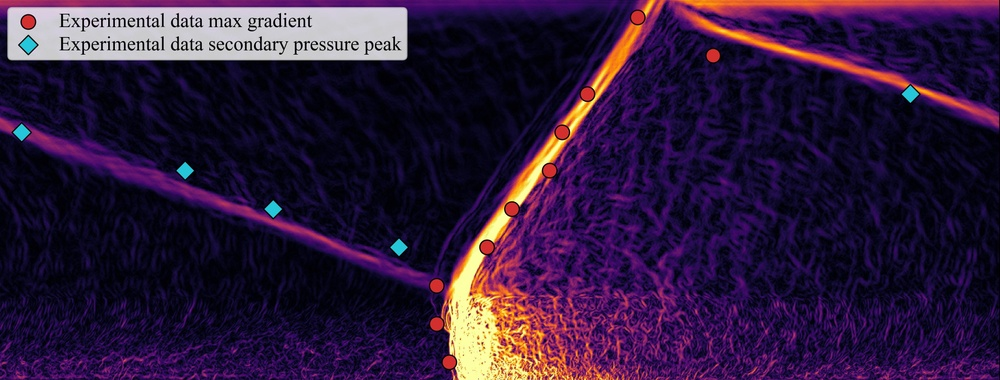
#> input picture Random/cropped.jpg, 1000 x 380 px, shrunk from 4213 x 1600 before the run
$ python -i Helper.py   (imports and definitions only)
#> lines starting #> are read from the running program, lines starting #| are printed output that depends on the picture; after the words box and inside, x2 and y2 are one past the last pixel; in counts of white or black regions, pixels touching at a corner belong together

import cv2
import h5py
import numpy as np
import scipy.io as sio


def window_cut_pressure_data(t_start, t_end, pressure_sensor_array, t):
    idx = np.where((t >= t_start) & (t <= t_end))

    return pressure_sensor_array[:13, idx[0]], pressure_sensor_array[13:, idx[0]], t[idx[0]]


def extract_matrix_from_jpg():
    # 1. Load your pre-cropped image
    image_path = 'Random/cropped.jpg'
    img = cv2.imread(image_path)
#> img is the input picture: shape (380, 1000, 3); mean B, G, R 58.7, 26.2, 46.9
    img_rgb = cv2.cvtColor(img, cv2.COLOR_BGR2RGB)

    # ---------------------------------------------------------
    # 2. MASK THE LEGEND BOX
    # ---------------------------------------------------------
    # Replace these with the coordinates of the legend box
    # *inside your newly cropped image*
    leg_x_top_left = 0       # How far from the left edge
    leg_y_top_left = 0       # How far from the top edge
    leg_x_bottom_right = 2000  # Right edge of the legend
    leg_y_bottom_right = 300  # Bottom edge of the legend

    # Create a blank mask and draw a solid white rectangle over the legend area
    legend_mask = np.zeros(img_rgb.shape[:2], dtype=np.uint8)
    cv2.rectangle(legend_mask, (leg_x_top_left, leg_y_top_left), (leg_x_bottom_right, leg_y_bottom_right), 255, -1)
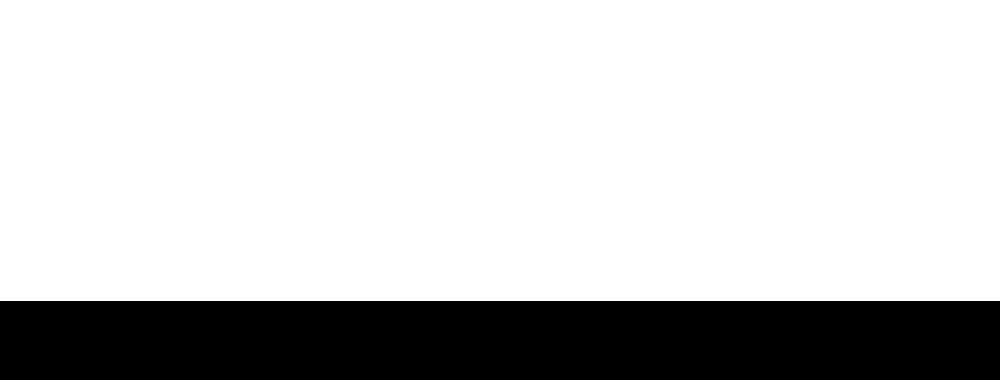
#> legend_mask: shape (380, 1000); 79.2% white; 1 black region, box (x1, y1, x2, y2) and area: (0, 301, 1000, 380) 79000

    # 3. Create masks for the Red and Cyan markers (for the rest of the image)
    lower_red = np.array([150, 0, 0])
    upper_red = np.array([255, 100, 100])
    mask_red = cv2.inRange(img_rgb, lower_red, upper_red)
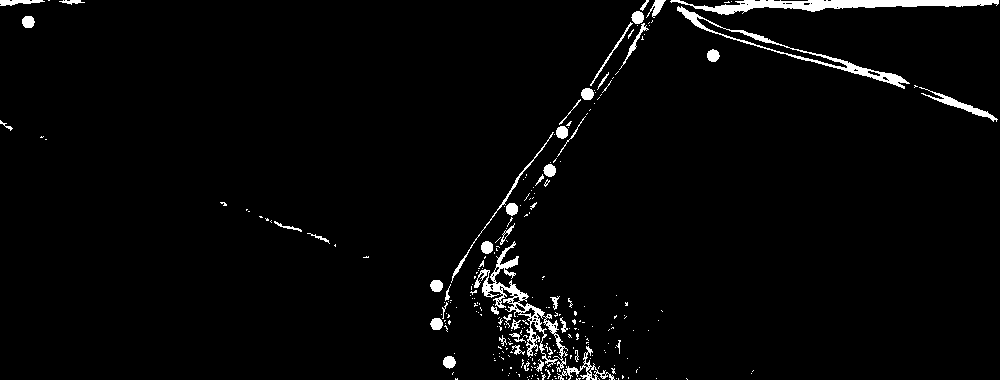
#> mask_red: shape (380, 1000); 2.8% white; 270 white regions (224 under 20 px), largest, box (x1, y1, x2, y2) and area: (670, 0, 999, 15) 2219, (474, 241, 568, 372) 1845, (677, 6, 910, 89) 1411

    lower_cyan = np.array([0, 150, 150])
    upper_cyan = np.array([100, 255, 255])
    mask_cyan = cv2.inRange(img_rgb, lower_cyan, upper_cyan)
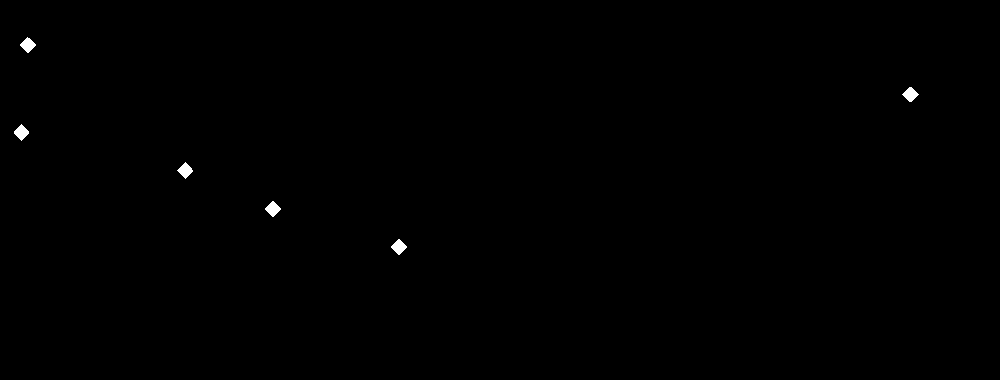
#> mask_cyan: shape (380, 1000); 0.23% white; 6 white regions, box (x1, y1, x2, y2) and area: (265, 201, 281, 217) 144, (391, 239, 407, 255) 144, (20, 37, 36, 53) 143, (902, 87, 919, 102) 143, (14, 124, 29, 141) 143, (177, 162, 193, 179) 143

    # Combine the marker masks and expand them slightly
    combined_mask = cv2.bitwise_or(mask_red, mask_cyan)
    kernel = np.ones((5,5), np.uint8)
    combined_mask = cv2.dilate(combined_mask, kernel, iterations=1)
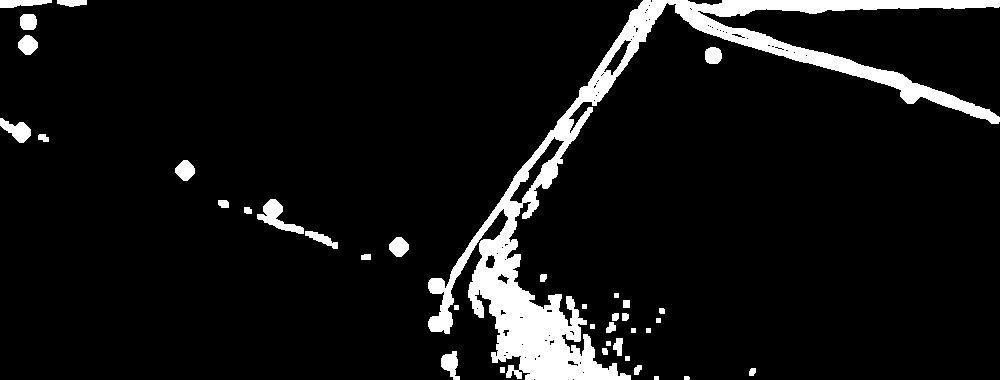
#> combined_mask: shape (380, 1000); 7.7% white; 38 white regions, largest, box (x1, y1, x2, y2) and area: (428, 0, 1000, 380) 24736, (257, 199, 304, 234) 628, (0, 118, 31, 143) 411

    # Add the massive legend mask to our combined mask!
    final_mask = cv2.bitwise_or(combined_mask, legend_mask)
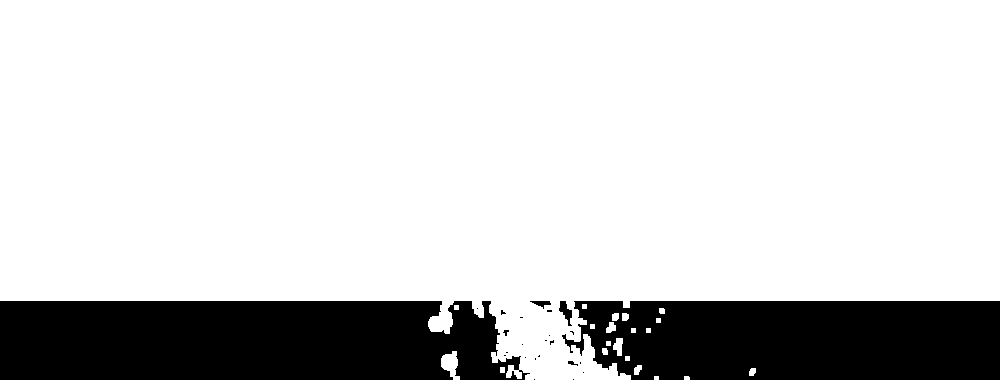
#> final_mask: shape (380, 1000); 81.5% white; 24 black regions (18 under 20 px), largest, box (x1, y1, x2, y2) and area: (0, 301, 530, 380) 38413, (562, 301, 1000, 380) 31574, (559, 301, 572, 326) 160, (530, 301, 551, 309) 81, (568, 361, 578, 366) 25, (503, 330, 509, 336) 20

    # 4. Erase the legend/markers and fill the gaps (Inpainting)
    img_bgr = cv2.cvtColor(img_rgb, cv2.COLOR_RGB2BGR)
    clean_img = cv2.inpaint(img_bgr, final_mask, 25, cv2.INPAINT_TELEA)
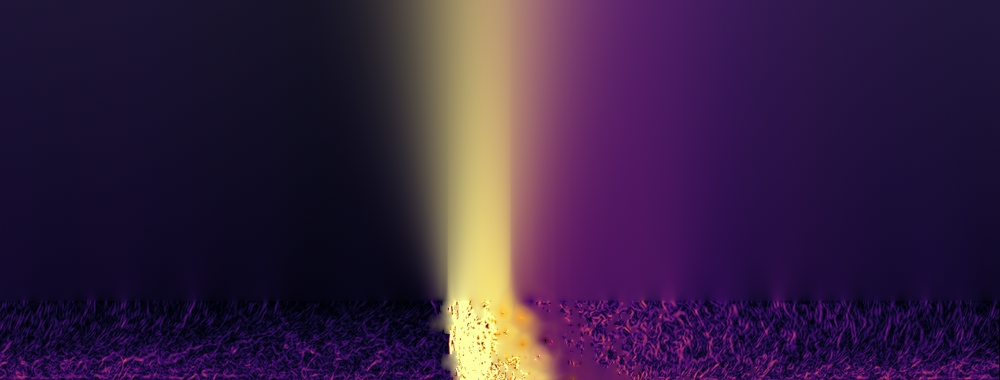
#> clean_img: shape (380, 1000, 3); mean B, G, R 65.2, 32.8, 54.8

    # 5. Convert to Grayscale & Normalize (0.0 to 1.0)
    relative_matrix = cv2.cvtColor(clean_img, cv2.COLOR_BGR2GRAY)
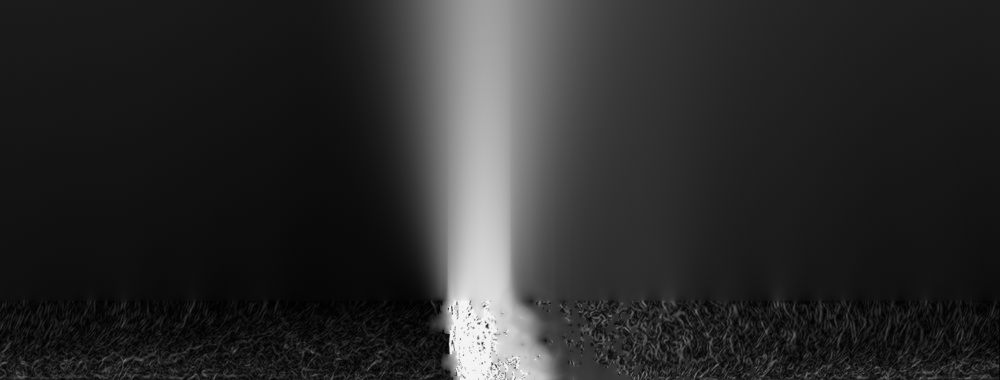
#> relative_matrix: shape (380, 1000); min 1, max 246, mean 43.1
    relative_matrix = relative_matrix / 255.0

    # 6. Save and plot
    print(f"Matrix extracted! Final Shape: {relative_matrix.shape}")
#| Matrix extracted! Final Shape: (380, 1000)

    # [7 lines of commented-out code are left out]

    return relative_matrix


def extract_matrix_from_matlab_file():
    mat_path = 'Random/myles_data.mat'

    raw_numbers = []

    # 1. Read lines, skipping comments and grabbing numbers
    with open(mat_path, 'r') as f:
        for line in f:
            cleaned = line.strip()
            # Skip empty lines or text headers
            if not cleaned or cleaned.startswith('#') or 'name:' in cleaned or 'type:' in cleaned:
                continue

            # Extract numbers from the line
            raw_numbers.extend([float(x) for x in cleaned.split()])

    # 2. The first 3 numbers in the data stream are the dimensions: [306, 919, 3]
    # We pop them out to structure our array dynamically
    rows = int(raw_numbers[0])  # 306
    cols = int(raw_numbers[1])  # 919
    channels = int(raw_numbers[2])  # 3

    # The remaining numbers are the actual matrix elements
    matrix_data = np.array(raw_numbers[3:])

    # 3. Reshape using Fortran 'F' order (Column-major), which is how Octave dumps it
    img_mat = matrix_data.reshape((rows, cols, channels), order='F')
    print(f"Successfully loaded Octave matrix with shape: {img_mat.shape}")

    # 4. Collapse the 3 channels down to a 2D matrix by averaging them
    relative_matrix = np.mean(img_mat, axis=-1)

    print(f"Final 2D matrix shape for pcolormesh: {relative_matrix.shape}")
    return relative_matrix

>>> result = extract_matrix_from_jpg()
